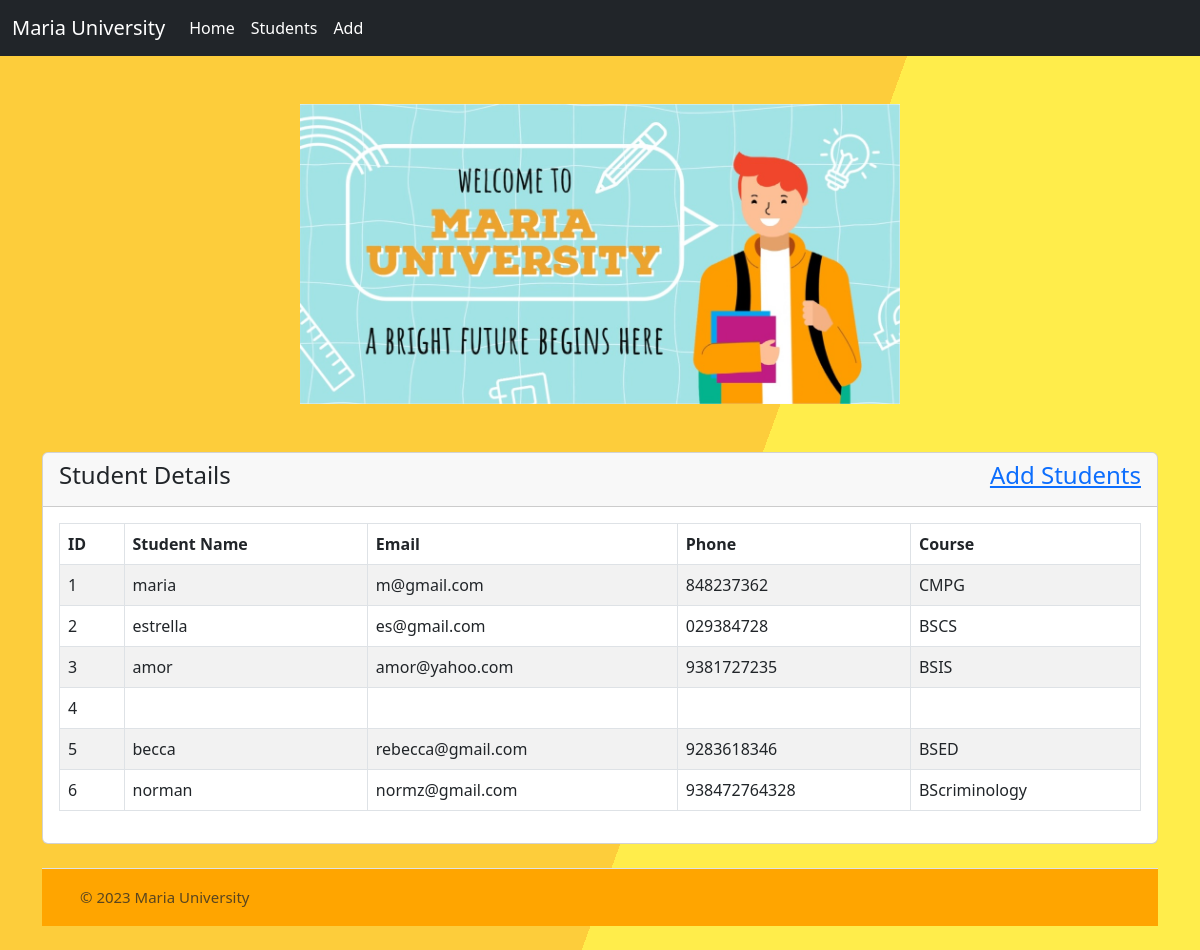
The page / on the database its author committed.
### tables this page shows
CREATE TABLE `students` (
  `id` int(11) NOT NULL,
  `name` varchar(50) NOT NULL,
  `email` varchar(50) NOT NULL,
  `phone` varchar(50) NOT NULL,
  `course` varchar(50) NOT NULL
);

### index.php (the view)
<?php
    require 'dbcon.php';
?>
<?php include('includes/header.php'); ?>
<div class="container mt-5">
    <div class="row">
        <div class="col-md-12 centered-image " >
            <img src="image/mariabanner.jpg" class="img-fluid" alt="..." style=" height: 300px !important;">
        </div>
   </div>
    <div class="row mt-5">
        <div class="col-md-12">
            <div class="card">
                <div class="card-header">
                    <h4 class="add-student-heading">Student Details
                        <a href="student-create.php" class="btn-btn-primary float-end">Add Students</a>
                    </h4>
                </div>
                <div class="card-body">
                <table class="table table-bordered table-striped">
                    <thead>
                        <tr>
                            <th>ID</th>
                            <th>Student Name</th>
                            <th>Email</th>
                            <th>Phone</th>
                            <th>Course</th>
                        </tr>
                    </thead>
                    <tbody>
                        <?php
                            $query = "SELECT * FROM students";
                            $query_run = mysqli_query($con, $query);
                            if(mysqli_num_rows($query_run) > 0)
                            {
                                foreach($query_run as $student)
                                {
                                    ?>
                                    <tr>
                                        <td><?= $student['id']; ?></td>
                                        <td><?= $student['name']; ?></td>
                                        <td><?= $student['email']; ?></td>
                                        <td><?= $student['phone']; ?></td>
                                        <td><?= $student['course']; ?></td>
                                    </tr>
                                    <?php
                                }
                            }
                            else
                            {
                                echo "<h5> No Record Found </h5>";
                            }
                        ?>
                    </tbody>
                </table>
            </div>
        </div>
    </div>
    </div>
</div>
<?php include('includes/footer.php'); ?>

### includes/header.php (shortened to what this page needs)
<!doctype html>
<html lang="en">
  <head>
    <link href="https://cdn.jsdelivr.net/npm/bootstrap@5.3.0/dist/css/bootstrap.min.css" rel="stylesheet">
    <link rel="stylesheet" type="text/css" href="./css/style.css">
    <nav class="navbar navbar-expand-lg bg-dark" data-bs-theme="dark">
  <div class="container-fluid">
    <a class="navbar-brand" href="#">Maria University</a>
    <div class="collapse navbar-collapse" id="navbarNav">
      <ul class="navbar-nav">
        <li class="nav-item">
          <a class="nav-link active" aria-current="page" href="index.php">Home</a>
        </li>
        <li class="nav-item">
          <a class="nav-link" href="index.php">Students</a>
        </li>
        <li class="nav-item">
          <a class="nav-link" href="student-create.php">Add</a>
        </li>
      </ul>
    </div>
  </div>
</nav>
</head>
<body>

### includes/footer.php (shortened to what this page needs)
<div class="container">
  <footer class="d-flex flex-wrap justify-content-between align-items-center py-3 my-4 border-top">
    <div class="col-md-4 d-flex align-items-center">
      <a href="/" class="mb-3 me-2 mb-md-0 text-body-secondary text-decoration-none lh-1">
        <svg class="bi" width="30" height="24"><use xlink:href="#bootstrap"></use></svg>
      </a>
      <span class="mb-3 mb-md-0 text-body-secondary">© 2023 Maria University</span>
    </div>
    <ul class="nav col-md-4 justify-content-end list-unstyled d-flex">
      <li class="ms-3"><a class="text-body-secondary" href="#"><svg class="bi" width="24" height="24"><use xlink:href="#twitter"></use></svg></a></li>
      <li class="ms-3"><a class="text-body-secondary" href="#"><svg class="bi" width="24" height="24"><use xlink:href="#instagram"></use></svg></a></li>
      <li class="ms-3"><a class="text-body-secondary" href="#"><svg class="bi" width="24" height="24"><use xlink:href="#facebook"></use></svg></a></li>
    </ul>
  </footer>
</div>
  </body>
</html>

### css/style.css (style rules this page uses)
body { background: linear-gradient(110deg, #fdcd3b 60%, #ffed4b 60%); }
.centered-image { display: flex; justify-content: center; align-items: center; }
.centered-image img { max-width: 100%; max-height: 100%; }
footer { background-color: orange; color: black; font-size: 15px; }
.navbar-nav .nav-link { color: white; }

### rows shown on the page
students: id "1", name "maria", email "m@gmail.com", phone "848237362", course "CMPG"
students: id "2", name "estrella", email "es@gmail.com", phone "029384728", course "BSCS"
students: id "3", name "amor", email "amor@yahoo.com", phone "9381727235", course "BSIS"
students: id "4"
students: id "5", name "becca", email "rebecca@gmail.com", phone "9283618346", course "BSED"
students: id "6", name "norman", email "normz@gmail.com", phone "938472764328", course "BScriminology"
